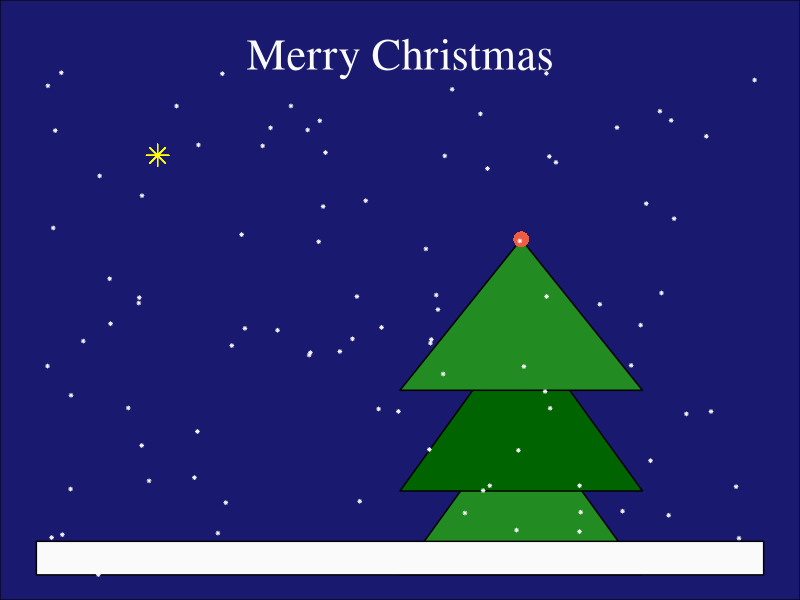

The R source for this figure:
# Load ggplot2
library(ggplot2)

# Create the tree data (three triangles for the tree and one rectangle for the ground)
tree_data <- data.frame(
  # left point, right point, top point
  x = c(1.5, 2.5, 2, # Bottom 
        1.5, 2.5, 2, # Middle
        1.5, 2.5, 2, # Top 
        0, 0, 3, 3 # Ground 
      ),
  y = c(0, 0, 1,       # Bottom 
        0.5, 0.5, 1.5, # Middle
        1.1, 1.1, 2, # Top 
        0, 0.2, 0.2, 0 # Ground 
        ),
  group = c(1, 1, 1, # Bottom
            2, 2, 2, # Middle
            3, 3, 3,  # Top
            4, 4, 4, 4  # Group for Ground
            )  
)

# https://realworlddatascience.net/ideas/tutorials/posts/2023/12/12/xmas-cards.html
set.seed(20241225)
n <- 100


# generates n random numbers drawn from a uniform distribution with a minimum value of 0 and a maximum value of 3
snowflakes <- data.frame(
  x = runif(n, 0, 3),
  y = runif(n, 0, 3)
)


# Plot the triangles
ggplot(tree_data, aes(x = x, y = y, group = group)) +
  
  geom_polygon(aes(fill = factor(group)), color = "black") +  # Fill and outline color
  scale_fill_manual(values = c("forestgreen", "darkgreen", "forestgreen", "grey98")) +
  
  # Add a star
  geom_point(aes(x = 0.5, y = 2.5), shape = 8, color = "yellow", size = 5, inherit.aes = FALSE) +
  
  # Add a bauble at the top
  geom_point(aes(x = 2, y = 2), shape = 16, color = "tomato2", size = 5, inherit.aes = FALSE) +
  
  # Add snowflakes
  geom_point(
    data = snowflakes,
    mapping = aes(
      x = x,
      y = y
    ),
    colour = "grey98",
    size = 0.6,
    pch = 8,
    inherit.aes = FALSE
  ) +
  
  # 
  theme_void() +
  theme(
    legend.position = "none",
    plot.background = element_rect(
      fill = "midnightblue"
    ),
    plot.title = element_text(color = "grey98", size = 32, hjust = 0.5, vjust = -2, family = "serif")
  ) +
  labs(
    title = "Merry Christmas"
  )

